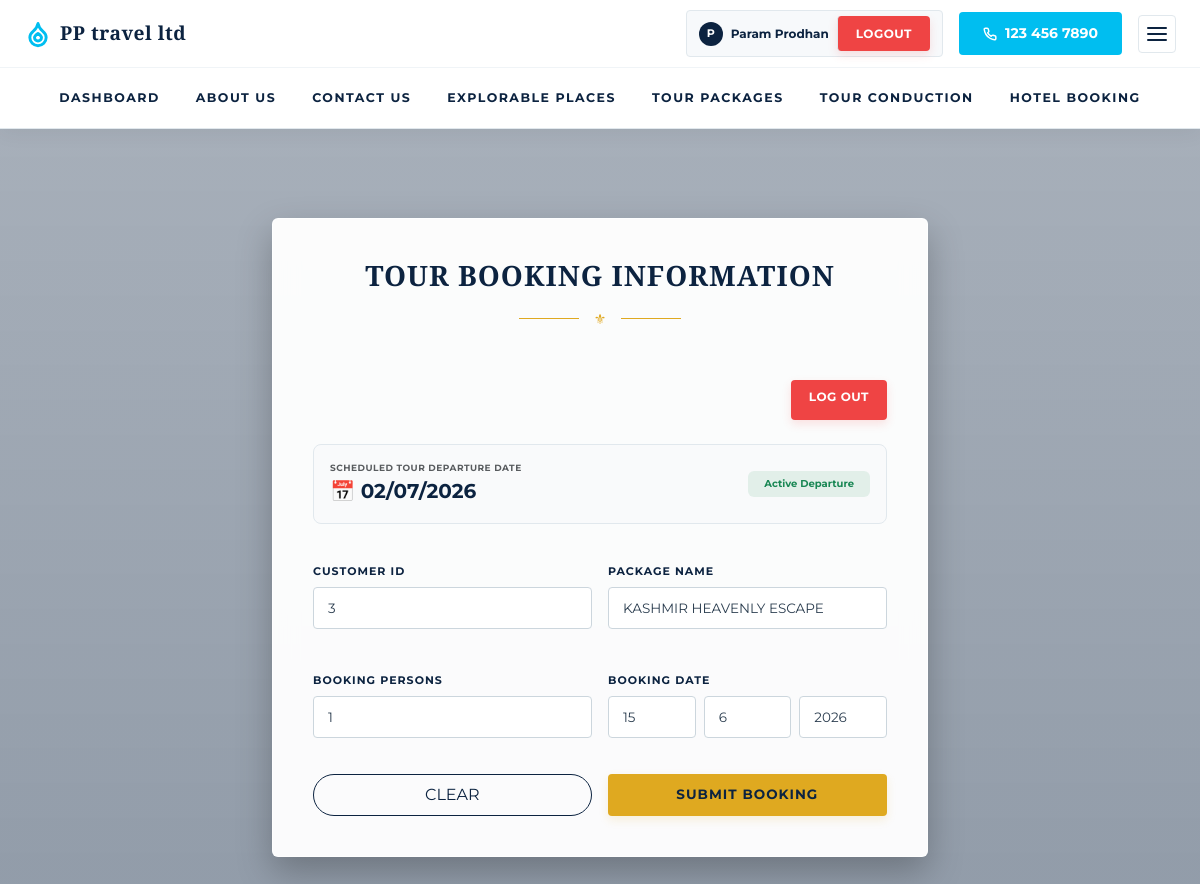
The app's page /php/bookings_details.php?tc_id=45&pname=KASHMIR+HEAVENLY+ESCAPE&price=Rs.16200 (signed in) with its own data.
### tables this page shows
CREATE TABLE `tourconduction_details` (
  `tc_id` int(11) NOT NULL,
  `strt_date` varchar(12) DEFAULT NULL,
  `tp_id` int(11) NOT NULL,
  `tc_status` int(2) NOT NULL DEFAULT 1
);

CREATE TABLE `tourpackage_details` (
  `tp_id` int(11) NOT NULL,
  `tp_name` varchar(100) DEFAULT NULL,
  `tp_dtls` varchar(400) DEFAULT NULL,
  `tp_cost` varchar(10) DEFAULT NULL,
  `tp_dur` varchar(30) DEFAULT NULL,
  `st_id` int(11) DEFAULT NULL,
  `p_id` int(11) NOT NULL
);

### php/bookings_details.php (the view, shortened to what this page needs)
<?php
    $conn = mysqli_connect("localhost", "root", "", "travel_hotel_book");
    $tc_id = isset($_GET["tc_id"]) ? intval($_GET["tc_id"]) : 0;
    $actual_start_date = '';
    $tp_name = isset($_GET["pname"]) ? $_GET["pname"] : '';
    if ($tc_id > 0) {
        $tc_query = "SELECT c.strt_date, c.tp_id, p.tp_name, p.tp_cost
                     FROM tourconduction_details c
                     JOIN tourpackage_details p ON c.tp_id = p.tp_id
                     WHERE c.tc_id = $tc_id";
        $tc_res = mysqli_query($conn, $tc_query);
        if ($tc_res && $row = mysqli_fetch_assoc($tc_res)) {
            $actual_start_date = $row['strt_date'];
            $tp_name = $row['tp_name'];
        }
    }
?>
<!DOCTYPE html>
<html lang="en">
<head>
<link rel="stylesheet" href="https://cdn.jsdelivr.net/npm/bootstrap@5.3.3/dist/css/bootstrap.min.css">
<link rel="stylesheet" type="text/css" href="../css/modern_ui.css">
</head>
<body>
<?php
include "nav.php";
?>
<div class="container my-5" style="max-width: 680px;">
    <div class="form-card">
        <h3 class="text-center mb-2 text-uppercase fw-bold" style="color: var(--color-navy); font-family: var(--font-serif); letter-spacing: 1px;">Tour Booking Information</h3>
        <div class="deco-divider justify-content-center">
            <span class="deco-divider-icon">⚜</span>
        </div>
        <?php if($logged==1): ?>
            <div class="box text-end mb-4">
                <a href="logout.php" class="btn btn-outline-danger px-3 py-1 font-bold text-uppercase" style="font-size: 11px; border-radius: 4px;">Log Out</a>
            </div>
        <?php endif; ?>
        <form action="booking_details.php" method="get" onsubmit="return validateBookingDate(event)">
            <div class="row g-3">
                <div class="col-md-12">
                    <div class="p-3 border rounded-3 bg-light bg-opacity-50 d-flex justify-content-between align-items-center mb-2" style="border-color:#e1e8ed !important;">
                        <div>
                            <span class="d-block text-muted text-uppercase fw-bold" style="font-size: 9px; letter-spacing: 0.5px;">Scheduled Tour Departure Date</span>
                            <span class="fw-bold text-navy fs-5">📅 <?php echo htmlspecialchars($actual_start_date ?: 'Pending Departure Date'); ?></span>
                        </div>
                        <span class="badge bg-success bg-opacity-10 text-success px-3 py-2 rounded" style="font-size:10px; font-weight:700;">Active Departure</span>
                    </div>
                </div>
                <div class="col-md-6">
                    <label class="form-label font-bold text-xs uppercase" style="color: var(--color-navy); margin-bottom: 8px; display: block;">Customer ID</label>
                    <input type="text" class="form-control bg-light text-dark border-secondary py-2" value="<?php echo $_SESSION['c_id']; ?>" disabled style="border-color: #ccd6dd !important; color: #2c3e50 !important; height: 42px;">
                </div>
                <div class="col-md-6">
                    <label class="form-label font-bold text-xs uppercase" style="color: var(--color-navy); margin-bottom: 8px; display: block;">Package Name</label>
                    <input type="text" class="form-control bg-light text-dark border-secondary py-2" value="<?php echo htmlspecialchars($tp_name); ?>" disabled style="border-color: #ccd6dd !important; color: #2c3e50 !important; height: 42px;">
                </div>
                <div class="col-md-6">
                    <label for="bk_person" class="form-label font-bold text-xs uppercase" style="color: var(--color-navy); margin-bottom: 8px; display: block;">Booking Persons</label>
                    <select name="bk_person" id="bk_person" class="form-select bg-white text-dark border-secondary" style="border-color: #ccd6dd !important; color: #2c3e50 !important; height: 42px;">
                        <?php
                        for($i=1; $i<=100; $i++){
                            echo "<option value='$i'>$i</option>";
                        }
                        ?>
                    </select>
                </div>
                <div class="col-md-6">
                    <label class="form-label font-bold text-xs uppercase" style="color: var(--color-navy); margin-bottom: 8px; display: block;">Booking Date</label>
                    <div class="d-flex gap-2">
                        <select name="DD" class="form-select bg-white text-dark border-secondary" style="border-color: #ccd6dd !important; color: #2c3e50 !important; height: 42px;">
                            <?php
                            $today_d = intval(date('d'));
                            for($i=1; $i<=31; $i++){
                                $selected = ($i === $today_d) ? 'selected' : '';
                                echo "<option value='$i' $selected>$i</option>";
                            }
                            ?>
                        </select>
                        <select name="MM" class="form-select bg-white text-dark border-secondary" style="border-color: #ccd6dd !important; color: #2c3e50 !important; height: 42px;">
                            <?php
                            $today_m = intval(date('m'));
                            for($i=1; $i<=12; $i++){
                                $selected = ($i === $today_m) ? 'selected' : '';
                                echo "<option value='$i' $selected>$i</option>";
                            }
                            ?>
                        </select>
                        <select name="YY" class="form-select bg-white text-dark border-secondary" style="border-color: #ccd6dd !important; color: #2c3e50 !important; height: 42px;">
                            <?php
                            $today_y = intval(date('Y'));
                            ?>
                            <option value="2026" <?php echo ($today_y === 2026) ? 'selected' : ''; ?>>2026</option>
                        </select>
                    </div>
                </div>
                <div class="col-12 d-flex gap-3 mt-4">
                    <button type="reset" class="btn btn-outline-secondary w-50 py-2.5 text-uppercase tracking-wider font-semibold text-xs rounded-pill" style="color: var(--color-navy); border-color: var(--color-navy);">Clear</button>
                    <button type="submit" class="btn btn-luxury w-50 py-2.5 text-uppercase tracking-wider font-semibold text-xs rounded-pill shadow">Submit Booking</button>
                </div>
            </div>
        </form>
    </div>
</div>
</body>
</html>

### css/modern_ui.css (style rules this page uses)
:root { --color-navy: #0c2340; --color-gold: #dfa920; --color-cyan: #00bef0; --color-bg-light: #ffffff; --color-bg-gray: #f7f9fb; --color-text-dark: #2c3e50; --color-text-muted: #5e6d7c; --font-serif: "Playfair Display", serif; --font-sans: "Montserrat", sans-serif; }
* { box-sizing: border-box; }
body { margin: 0; padding: 0; min-height: 100vh; background-color: var(--color-bg-light) !important; color: var(--color-text-dark) !important; font-family: var(--font-sans) !important; overflow-x: hidden; line-height: 1.6; padding-top: 150px !important; }
body::before { display: none !important; }
h1, h2, h3, h4, h5, h6, .banner h1, header h2, .right .title h3, .title h3 { font-family: var(--font-serif) !important; color: var(--color-navy) !important; font-weight: 700 !important; text-shadow: none !important; }
.deco-divider { display: flex !important; align-items: center !important; justify-content: center !important; gap: 15px !important; margin: 15px auto 30px !important; width: 100% !important; }
.deco-divider::before, .deco-divider::after { content: "" !important; height: 1px !important; width: 60px !important; background-color: var(--color-gold) !important; }
.deco-divider-icon { font-size: 14px !important; color: var(--color-gold) !important; display: inline-block !important; }
.btn-luxury { background-color: var(--color-gold) !important; color: var(--color-navy) !important; font-weight: 700 !important; font-size: 13.5px !important; text-transform: uppercase !important; letter-spacing: 1px !important; border: none !important; border-radius: 4px !important; padding: 10px 24px !important; transition: all 0.3s ease !important; display: inline-flex !important; align-items: center !important; justify-content: center !important; cursor: pointer !important; box-shadow: 0 4px 10px rgba(223, 169, 32, 0.15) !important; height: 42px !important; }
.formbox p, .box p, label, form table td:first-child { font-family: var(--font-sans) !important; color: var(--color-navy) !important; font-weight: 700 !important; font-size: 11px !important; text-transform: uppercase !important; letter-spacing: 1px !important; margin: 15px 0 6px 0 !important; }
.formbox input[type="text"], .formbox input[type="password"], .formbox input[type="email"], .formbox input[type="date"], .formbox select, .box input[type="text"], .box input[type="password"], .box input[type="date"], input[type="text"], input[type="password"], input[type="email"], input[type="date"], select, textarea { background: #ffffff !important; border: 1px solid #ccd6dd !important; border-radius: 4px !important; padding: 10px 14px !important; color: var(--color-text-dark) !important; width: 100% !important; height: 42px !important; outline: none !important; font-family: var(--font-sans) !important; font-size: 13.5px !important; transition: all 0.25s ease-in-out !important; margin-bottom: 12px !important; }
.box a[href="logout.php"], .box a[href*="logout.php"], a[href="logout.php"] { position: relative !important; top: auto !important; right: auto !important; background: #ef4444 !important; color: #ffffff !important; padding: 8px 18px !important; border-radius: 4px !important; font-weight: 700 !important; font-size: 12px !important; text-transform: uppercase !important; letter-spacing: 0.5px !important; display: inline-block !important; box-shadow: 0 4px 10px rgba(239, 68, 68, 0.15) !important; transition: all 0.2s ease !important; }
.box a { padding: 10px 20px; text-decoration: none; margin-left: 5%; border-radius: 8px; box-shadow: 0px 0px 14px 3px #e67e22; height: 40px; color: #efefef; border: none; outline: none; display: inline-block; }
.formbox input[type="submit"], .box input[type="submit"], .box a { border: none; outline: none; height: 40px; color: #efefef; margin-top: 20px; background-color: #292929; }

### php/bookings_details.php (style rules this page uses)
body { background: linear-gradient(rgba(12, 35, 64, 0.35), rgba(12, 35, 64, 0.45)), url(../image/slider-one.jpg) center/cover fixed no-repeat !important; padding-top: 170px !important; background-size: cover !important; background-position: bottom !important; }
.form-card { background: rgba(255, 255, 255, 0.96) !important; backdrop-filter: blur(12px) !important; -webkit-backdrop-filter: blur(12px) !important; border: 1px solid rgba(255, 255, 255, 0.8) !important; border-radius: 6px !important; box-shadow: 0 15px 35px rgba(0, 0, 0, 0.25) !important; color: var(--color-navy); width: 100%; padding: 40px !important; box-sizing: border-box !important; }

### records on screen
tourconduction_details: strt_date "02/07/2026", tp.tp_name "KASHMIR HEAVENLY ESCAPE"

### other values on screen
substr($_SESSION['c_name'], 0, 1) "P"
$_SESSION['c_name'] "Param Prodhan"
form field bk_person "1"
form field DD "15"
form field MM "6"
